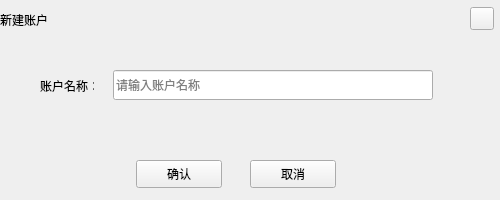
<?xml version="1.0" encoding="UTF-8"?>
<ui version="4.0">
 <class>NameDialogCTC</class>
 <widget class="QDialog" name="NameDialogCTC">
  <property name="geometry">
   <rect>
    <x>0</x>
    <y>0</y>
    <width>500</width>
    <height>200</height>
   </rect>
  </property>
  <property name="windowTitle">
   <string>Dialog</string>
  </property>
  <widget class="QToolButton" name="okBtn">
   <property name="geometry">
    <rect>
     <x>136</x>
     <y>160</y>
     <width>86</width>
     <height>28</height>
    </rect>
   </property>
   <property name="cursor">
    <cursorShape>PointingHandCursor</cursorShape>
   </property>
   <property name="styleSheet">
    <string notr="true"/>
   </property>
   <property name="text">
    <string>确认</string>
   </property>
  </widget>
  <widget class="QToolButton" name="cancelBtn">
   <property name="geometry">
    <rect>
     <x>250</x>
     <y>160</y>
     <width>86</width>
     <height>28</height>
    </rect>
   </property>
   <property name="cursor">
    <cursorShape>PointingHandCursor</cursorShape>
   </property>
   <property name="styleSheet">
    <string notr="true"/>
   </property>
   <property name="text">
    <string>取消</string>
   </property>
  </widget>
  <widget class="QLineEdit" name="nameLineEdit">
   <property name="geometry">
    <rect>
     <x>113</x>
     <y>70</y>
     <width>320</width>
     <height>30</height>
    </rect>
   </property>
   <property name="font">
    <font>
     <family>微软雅黑</family>
     <weight>50</weight>
     <italic>false</italic>
     <bold>false</bold>
    </font>
   </property>
   <property name="styleSheet">
    <string notr="true"/>
   </property>
   <property name="cursorPosition">
    <number>0</number>
   </property>
   <property name="placeholderText">
    <string>请输入账户名称</string>
   </property>
  </widget>
  <widget class="QToolButton" name="closeBtn">
   <property name="geometry">
    <rect>
     <x>470</x>
     <y>7</y>
     <width>24</width>
     <height>23</height>
    </rect>
   </property>
   <property name="font">
    <font>
     <family>微软雅黑</family>
    </font>
   </property>
   <property name="cursor">
    <cursorShape>PointingHandCursor</cursorShape>
   </property>
   <property name="styleSheet">
    <string notr="true"/>
   </property>
   <property name="text">
    <string/>
   </property>
  </widget>
  <widget class="QLabel" name="label">
   <property name="geometry">
    <rect>
     <x>40</x>
     <y>80</y>
     <width>54</width>
     <height>12</height>
    </rect>
   </property>
   <property name="text">
    <string>账户名称：</string>
   </property>
  </widget>
  <widget class="QLabel" name="addressNameTipLabel1">
   <property name="geometry">
    <rect>
     <x>118</x>
     <y>112</y>
     <width>16</width>
     <height>16</height>
    </rect>
   </property>
   <property name="text">
    <string/>
   </property>
  </widget>
  <widget class="QLabel" name="addressNameTipLabel2">
   <property name="geometry">
    <rect>
     <x>148</x>
     <y>110</y>
     <width>200</width>
     <height>20</height>
    </rect>
   </property>
   <property name="text">
    <string/>
   </property>
  </widget>
  <widget class="QLabel" name="title_Label">
   <property name="geometry">
    <rect>
     <x>0</x>
     <y>0</y>
     <width>500</width>
     <height>40</height>
    </rect>
   </property>
   <property name="font">
    <font>
     <family>微软雅黑</family>
     <weight>50</weight>
     <italic>false</italic>
     <bold>false</bold>
    </font>
   </property>
   <property name="styleSheet">
    <string notr="true"/>
   </property>
   <property name="text">
    <string>新建账户</string>
   </property>
  </widget>
  <zorder>title_Label</zorder>
  <zorder>okBtn</zorder>
  <zorder>cancelBtn</zorder>
  <zorder>nameLineEdit</zorder>
  <zorder>closeBtn</zorder>
  <zorder>label</zorder>
  <zorder>addressNameTipLabel1</zorder>
  <zorder>addressNameTipLabel2</zorder>
 </widget>
 <resources/>
 <connections/>
</ui>
